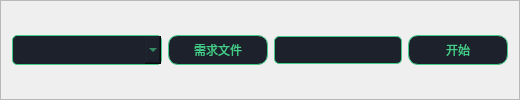
                <widget class="QFrame" name="frame_20">
                 <property name="frameShape">
                  <enum>QFrame::StyledPanel</enum>
                 </property>
                 <property name="frameShadow">
                  <enum>QFrame::Raised</enum>
                 </property>
                 <layout class="QHBoxLayout" name="horizontalLayout_19">
                  <item>
                   <widget class="QComboBox" name="dispatchTypeCB">
                    <property name="sizePolicy">
                     <sizepolicy hsizetype="Fixed" vsizetype="Fixed">
                      <horstretch>0</horstretch>
                      <verstretch>0</verstretch>
                     </sizepolicy>
                    </property>
                    <property name="minimumSize">
                     <size>
                      <width>150</width>
                      <height>30</height>
                     </size>
                    </property>
                    <property name="maximumSize">
                     <size>
                      <width>150</width>
                      <height>30</height>
                     </size>
                    </property>
                    <property name="styleSheet">
                     <string notr="true">QComboBox {
    background-color: rgba(28, 33, 44, 255);
    color: #44cc88;
    border: 1px solid #44cc88;
    border-radius: 5px;
    padding: 5px 10px;
}

QComboBox:hover {
    border: 1px solid #55dd99;
}


QComboBox QAbstractItemView {
    background-color: rgba(28, 33, 44, 255);
    color: #44cc88;
    border: 1px solid #44cc88;
    selection-background-color: rgba(68, 204, 136, 0.3);
}</string>
                    </property>
                   </widget>
                  </item>
                  <item>
                   <widget class="QPushButton" name="importABsBtn">
                    <property name="enabled">
                     <bool>false</bool>
                    </property>
                    <property name="sizePolicy">
                     <sizepolicy hsizetype="Minimum" vsizetype="Maximum">
                      <horstretch>0</horstretch>
                      <verstretch>0</verstretch>
                     </sizepolicy>
                    </property>
                    <property name="minimumSize">
                     <size>
                      <width>100</width>
                      <height>30</height>
                     </size>
                    </property>
                    <property name="maximumSize">
                     <size>
                      <width>100</width>
                      <height>30</height>
                     </size>
                    </property>
                    <property name="styleSheet">
                     <string notr="true">QPushButton {
    background-color: rgba(28, 33, 44, 255);
    color: #44cc88;
    border: 1px solid #44cc88;
    border-radius: 10px;
    padding: 5px 10px;
}

QPushButton:hover {
    background-color: rgba(40, 45, 56, 255);
}

QPushButton:pressed {
    background-color: rgba(20, 25, 36, 255);
}</string>
                    </property>
                    <property name="text">
                     <string>需求文件</string>
                    </property>
                    <property name="icon">
                     <iconset resource="resources.qrc">
                      <normaloff>:/icons/assets/file.svg</normaloff>:/icons/assets/file.svg</iconset>
                    </property>
                   </widget>
                  </item>
                  <item>
                   <widget class="QLineEdit" name="absFileLE">
                    <property name="styleSheet">
                     <string notr="true">QLineEdit {
    background-color: rgba(28, 33, 44, 255);
    color: #44cc88;
    border: 1px solid #44cc88;
    border-radius: 5px;
    padding: 5px 10px;
}
</string>
                    </property>
                    <property name="readOnly">
                     <bool>true</bool>
                    </property>
                   </widget>
                  </item>
                  <item>
                   <widget class="QPushButton" name="dispatchBtn">
                    <property name="sizePolicy">
                     <sizepolicy hsizetype="Minimum" vsizetype="Maximum">
                      <horstretch>0</horstretch>
                      <verstretch>0</verstretch>
                     </sizepolicy>
                    </property>
                    <property name="minimumSize">
                     <size>
                      <width>100</width>
                      <height>30</height>
                     </size>
                    </property>
                    <property name="maximumSize">
                     <size>
                      <width>100</width>
                      <height>30</height>
                     </size>
                    </property>
                    <property name="styleSheet">
                     <string notr="true">QPushButton {
    background-color: rgba(28, 33, 44, 255);
    color: #44cc88;
    border: 1px solid #44cc88;
    border-radius: 10px;
    padding: 5px 10px;
}

QPushButton:hover {
    background-color: rgba(40, 45, 56, 255);
}

QPushButton:pressed {
    background-color: rgba(20, 25, 36, 255);
}</string>
                    </property>
                    <property name="text">
                     <string>开始</string>
                    </property>
                    <property name="icon">
                     <iconset resource="resources.qrc">
                      <normaloff>:/icons/assets/run.svg</normaloff>:/icons/assets/run.svg</iconset>
                    </property>
                   </widget>
                  </item>
                 </layout>
                </widget>
